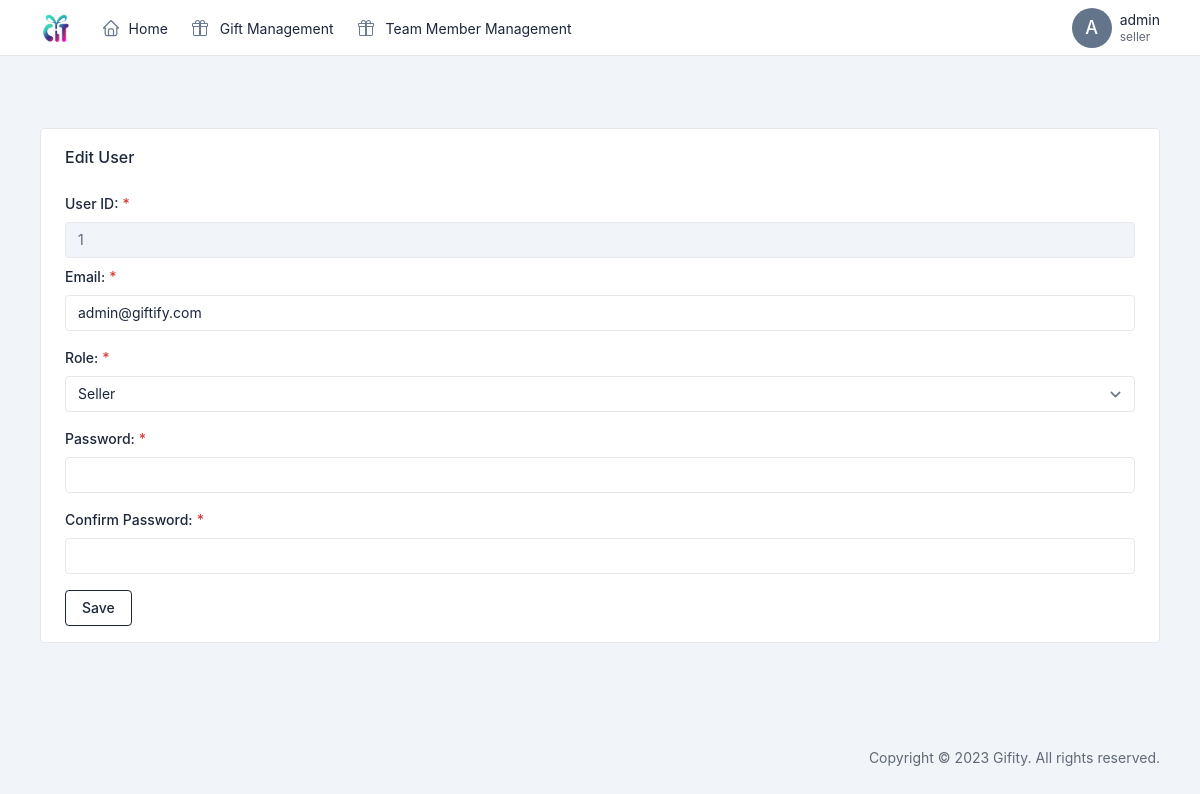
Page /edit-user.php?userid=1 (signed in) on the committed database.
### tables this page shows
CREATE TABLE `users` (
  `id` int(11) NOT NULL,
  `username` varchar(255) NOT NULL,
  `email` varchar(255) NOT NULL,
  `password` varchar(255) NOT NULL,
  `icon_url` varchar(255) DEFAULT NULL,
  `role` enum('seller','buyer') NOT NULL
);

### classes/user.class.php (called while the page is built, shortened)
<?php
class User
{
    private $conn;
    public function __construct($conn)
    {
        $this->conn = $conn;
    }
    public function selectUserByID($id)
    {
        $sql = "SELECT * FROM users WHERE id = ?";
        $stmt = $this->conn->prepare($sql);
        $stmt->bind_param("i", $id);
        $stmt->execute();
        $user = $stmt->get_result()->fetch_assoc();
        return $user;
    }
}
?>

### public/edit-user.php (the view, shortened to what this page needs)
<?php
include_once('../includes/header.inc.php');
include_once('../includes/navbar.inc.php');
include_once('../includes/page-wrapper-start.inc.php');
require_once('../classes/user.class.php');
$user_role = $_SESSION['role'];
$user = new User($conn);
if ($user_role == "seller") {
    if (isset($_GET['userid'])) {
        $user_id = $_GET['userid'];
        $user_data = $user->selectUserByID($user_id);
    } elseif (isset($_POST['userid'])) {
        $user_id = $_POST['userid'];
        $user_data = $user->selectUserByID($user_id);
    } else {
        header("Location: team-member.php");
        exit();
    }
} else {
    $user_id = $_SESSION['user_id'];
    $user_data = $user->selectUserByID($user_id);
}
?>
<div class="container-xl mt-3">
    <div class="card">
        <div class="card-body">
            <h1 class="card-title">Edit User</h1>
            <div class="row row-cards">
                <div class="col-12">
                    <form action="<?= htmlspecialchars($_SERVER['PHP_SELF']) ?>" method="POST">
                        <div class="form-group pt-2">
                            <label class="form-label required" for="id">User ID:</label>
                            <input type="text" class="form-control" id="id" name="id" value="<?= htmlspecialchars($user_data['id']) ?>"
                                disabled>
                        </div>
                        <div class="form-group pt-2">
                            <label class="form-label required" for="email">Email:</label>
                            <input type="email" class="form-control" id="email" name="email"
                                value="<?= htmlspecialchars($user_data['email']) ?>">
                        </div>
                        <?php if ($user_role == "seller"): ?>
                            <div class="form-group pt-3">
                                <label class="form-label required" for="role">Role:</label>
                                <select class="form-control" id="role" name="role">
                                    <option value="seller" <?= ($user_data['role'] == 'seller') ? 'selected' : '' ?>>Seller
                                    </option>
                                </select>
                            </div>
                        <?php endif; ?>
                        <div class="form-group pt-3">
                            <label class="form-label required" for="password">Password:</label>
                            <input type="password" class="form-control" id="password" name="password" required>
                        </div>
                        <div class="form-group pt-3">
                            <label class="form-label required" for="confirm_password">Confirm Password:</label>
                            <input type="password" class="form-control" id="confirm_password" name="confirm_password"
                                required>
                        </div>
                        <div class="pt-3">
                            <button type="submit" class="btn btn-outline-dark">Save</button>
                        </div>
                    </form>
                </div>
            </div>
        </div>
    </div>
</div>
<?php
include_once('../includes/page-wrapper-end.inc.php');
include_once('../includes/footer.inc.php');
?>

### rows in the picture
users: id "1", email "admin@giftify.com", role "Seller"

### other values in the picture
$fistChar "A"
$_SESSION['user_name'] "admin"
$_SESSION['role'] "seller"
